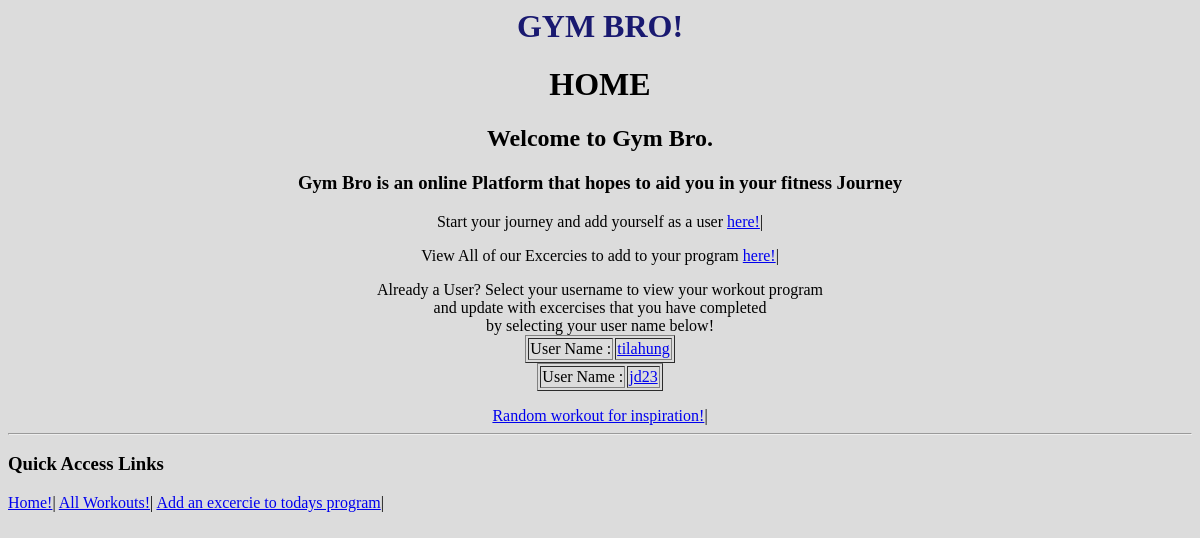
/gym_bro/home, run on an earlier commit of the app's database.
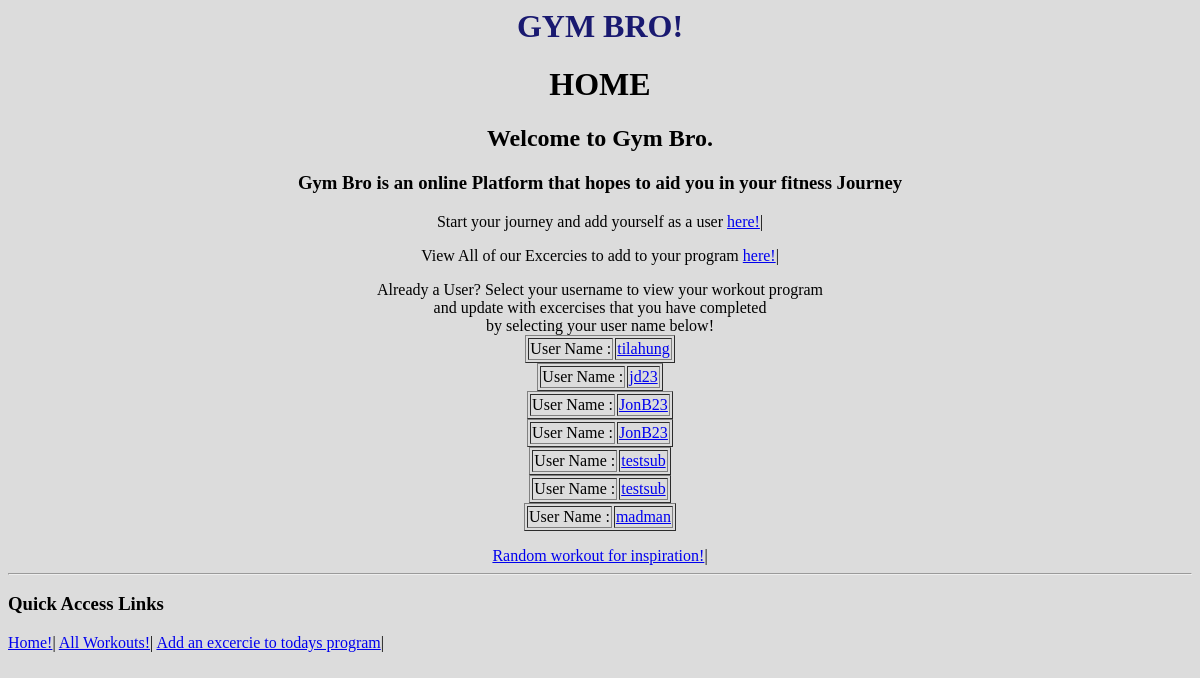
And on a later commit of the database.
### gym_bro/models.py (models this page shows, shortened)
class User(models.Model):
    first_name = models.TextField(blank=True)
    last_name = models.TextField(blank=True)
    user_name = models.TextField(blank=True)
    def __str__ (self):
        return f'{self.user_name}'

### gym_bro/views.py (the view)
# urls.py: path('',HomePageView.as_view(),name='home'),
class HomePageView(ListView):
    model = User
    template_name = "gym_bro/Gym_Bro_Home_PageView.html" # template that is the homepage
    context_object_name = 'user_names'

### gym_bro/templates/gym_bro/Gym_Bro_Home_PageView.html (shortened to what this page needs)
{% extends 'gym_bro/base.html' %}
{% block content %}
<html>
<center>
    <body style="background-color:gainsboro;">
<h1> HOME </h1>
<p>
<h2> Welcome to Gym Bro.  </h2>
<h3> Gym Bro is an online Platform that hopes to aid you in your fitness Journey </h3>
<p>
    Start your journey and add yourself as a user <a href="{% url 'add_user' %}">here!</a>|
</p>
<p> View All of our Excercies to add to your program <a href="{% url 'workouts' %}">here!</a>| </p>
</p>
Already a User? Select your username to view your workout program <br> and update with excercises that you have completed <br>
by selecting your user name below!
<br>
    {% for u in user_names %}
    <table border="1">
        <tr>
            <td>
                User Name :
            </td>
            <td>
                <a href="{% url 'user_page' u.pk %}">{{u}} </a>
        </tr>
    </table>
    {% endfor %}
<a href="{% url 'random' %}">Random workout for inspiration!</a>|
<hr>
</body>
</center>
</html>
{% endblock %}

What changed in the data, as far as the page shows it:
added User: user_name "JonB23"
added User: user_name "JonB23"
added User: user_name "testsub"
added User: user_name "testsub"
added User: user_name "madman"
